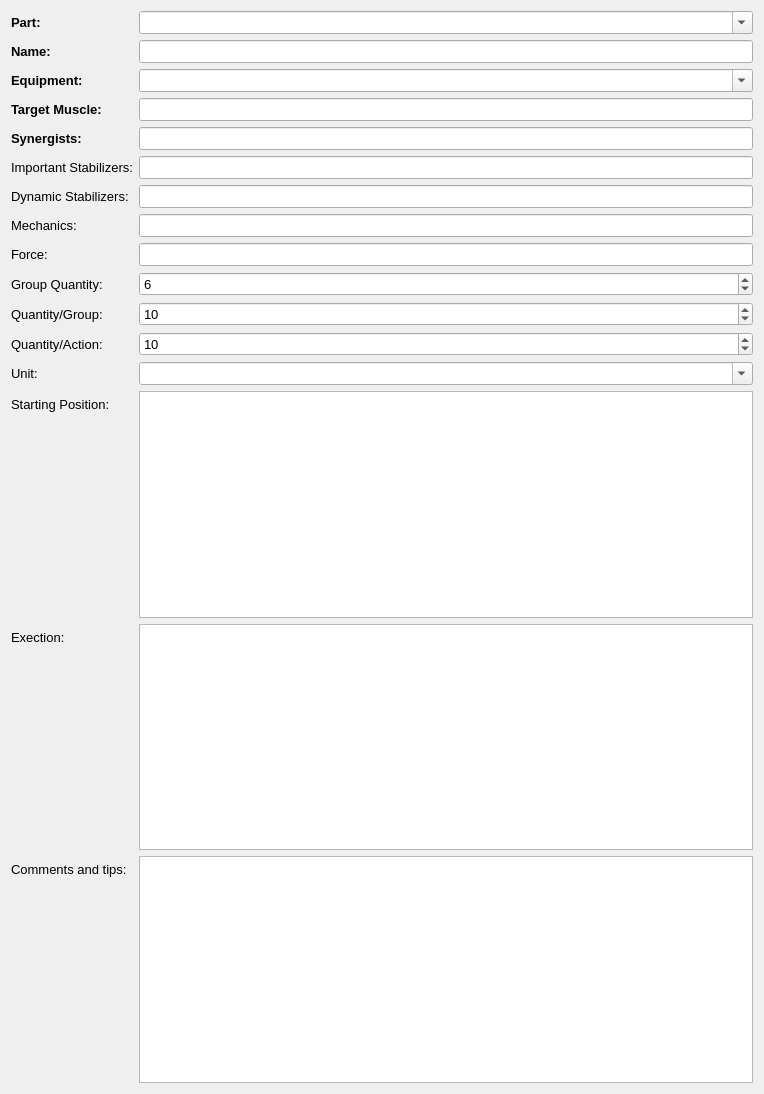
<?xml version="1.0" encoding="UTF-8"?>
<ui version="4.0">
 <class>ActionFormEnWidget</class>
 <widget class="QWidget" name="ActionFormEnWidget">
  <property name="geometry">
   <rect>
    <x>0</x>
    <y>0</y>
    <width>764</width>
    <height>1094</height>
   </rect>
  </property>
  <property name="font">
   <font>
    <family>Arial</family>
    <pointsize>10</pointsize>
   </font>
  </property>
  <property name="windowTitle">
   <string>Form</string>
  </property>
  <layout class="QGridLayout" name="gridLayout">
   <item row="0" column="0">
    <layout class="QFormLayout" name="formLayout">
     <item row="0" column="0">
      <widget class="QLabel" name="label">
       <property name="font">
        <font>
         <family>Arial</family>
         <pointsize>10</pointsize>
         <weight>75</weight>
         <bold>true</bold>
        </font>
       </property>
       <property name="text">
        <string>Part:</string>
       </property>
      </widget>
     </item>
     <item row="0" column="1">
      <widget class="QComboBox" name="bodyPartCmbBox">
       <property name="editable">
        <bool>true</bool>
       </property>
      </widget>
     </item>
     <item row="1" column="0">
      <widget class="QLabel" name="label_2">
       <property name="font">
        <font>
         <family>Arial</family>
         <pointsize>10</pointsize>
         <weight>75</weight>
         <bold>true</bold>
        </font>
       </property>
       <property name="text">
        <string>Name:</string>
       </property>
      </widget>
     </item>
     <item row="1" column="1">
      <widget class="QLineEdit" name="nameEdit"/>
     </item>
     <item row="2" column="0">
      <widget class="QLabel" name="label_5">
       <property name="font">
        <font>
         <family>Arial</family>
         <pointsize>10</pointsize>
         <weight>75</weight>
         <bold>true</bold>
        </font>
       </property>
       <property name="text">
        <string>Equipment:</string>
       </property>
      </widget>
     </item>
     <item row="2" column="1">
      <widget class="QComboBox" name="equipmentCmbBox">
       <property name="editable">
        <bool>true</bool>
       </property>
      </widget>
     </item>
     <item row="3" column="0">
      <widget class="QLabel" name="label_3">
       <property name="font">
        <font>
         <family>Arial</family>
         <pointsize>10</pointsize>
         <weight>75</weight>
         <bold>true</bold>
        </font>
       </property>
       <property name="text">
        <string>Target Muscle:</string>
       </property>
      </widget>
     </item>
     <item row="3" column="1">
      <widget class="QLineEdit" name="targetMusleEdit"/>
     </item>
     <item row="4" column="0">
      <widget class="QLabel" name="label_4">
       <property name="font">
        <font>
         <family>Arial</family>
         <pointsize>10</pointsize>
         <weight>75</weight>
         <bold>true</bold>
        </font>
       </property>
       <property name="text">
        <string>Synergists:</string>
       </property>
      </widget>
     </item>
     <item row="4" column="1">
      <widget class="QLineEdit" name="synergistsEdit"/>
     </item>
     <item row="5" column="0">
      <widget class="QLabel" name="label_6">
       <property name="text">
        <string>Important Stabilizers:</string>
       </property>
      </widget>
     </item>
     <item row="5" column="1">
      <widget class="QLineEdit" name="importantStabilizersEdit"/>
     </item>
     <item row="6" column="0">
      <widget class="QLabel" name="label_7">
       <property name="text">
        <string>Dynamic Stabilizers:</string>
       </property>
      </widget>
     </item>
     <item row="6" column="1">
      <widget class="QLineEdit" name="dynamicStabilizersEdit"/>
     </item>
     <item row="7" column="0">
      <widget class="QLabel" name="label_8">
       <property name="text">
        <string>Mechanics:</string>
       </property>
      </widget>
     </item>
     <item row="7" column="1">
      <widget class="QLineEdit" name="mechanicsEdit"/>
     </item>
     <item row="8" column="0">
      <widget class="QLabel" name="label_16">
       <property name="text">
        <string>Force:</string>
       </property>
      </widget>
     </item>
     <item row="8" column="1">
      <widget class="QLineEdit" name="forceEdit"/>
     </item>
     <item row="9" column="0">
      <widget class="QLabel" name="label_12">
       <property name="text">
        <string>Group Quantity:</string>
       </property>
      </widget>
     </item>
     <item row="9" column="1">
      <widget class="QSpinBox" name="groupQuantitySBox">
       <property name="maximum">
        <number>99</number>
       </property>
       <property name="value">
        <number>6</number>
       </property>
      </widget>
     </item>
     <item row="10" column="0">
      <widget class="QLabel" name="label_13">
       <property name="text">
        <string>Quantity/Group:</string>
       </property>
      </widget>
     </item>
     <item row="10" column="1">
      <widget class="QSpinBox" name="quantityPerGroupSBox">
       <property name="value">
        <number>10</number>
       </property>
      </widget>
     </item>
     <item row="11" column="0">
      <widget class="QLabel" name="label_14">
       <property name="text">
        <string>Quantity/Action:</string>
       </property>
      </widget>
     </item>
     <item row="11" column="1">
      <widget class="QSpinBox" name="quantityPerActionSBox">
       <property name="value">
        <number>10</number>
       </property>
      </widget>
     </item>
     <item row="12" column="0">
      <widget class="QLabel" name="label_15">
       <property name="text">
        <string>Unit:</string>
       </property>
      </widget>
     </item>
     <item row="12" column="1">
      <widget class="QComboBox" name="unitCmbBox">
       <property name="editable">
        <bool>true</bool>
       </property>
       <item>
        <property name="text">
         <string/>
        </property>
       </item>
       <item>
        <property name="text">
         <string>Kg</string>
        </property>
       </item>
       <item>
        <property name="text">
         <string>Lb</string>
        </property>
       </item>
       <item>
        <property name="text">
         <string>Meter</string>
        </property>
       </item>
      </widget>
     </item>
     <item row="13" column="0">
      <widget class="QLabel" name="label_9">
       <property name="text">
        <string>Starting Position:</string>
       </property>
      </widget>
     </item>
     <item row="13" column="1">
      <widget class="QPlainTextEdit" name="startPositionTextEdit"/>
     </item>
     <item row="14" column="0">
      <widget class="QLabel" name="label_10">
       <property name="text">
        <string>Exection:</string>
       </property>
      </widget>
     </item>
     <item row="14" column="1">
      <widget class="QPlainTextEdit" name="executionTextEdit"/>
     </item>
     <item row="15" column="0">
      <widget class="QLabel" name="label_11">
       <property name="text">
        <string>Comments and tips:</string>
       </property>
      </widget>
     </item>
     <item row="15" column="1">
      <widget class="QPlainTextEdit" name="commentsTextEdit"/>
     </item>
    </layout>
   </item>
  </layout>
 </widget>
 <resources/>
 <connections>
  <connection>
   <sender>bodyPartCmbBox</sender>
   <signal>currentIndexChanged(QString)</signal>
   <receiver>ActionFormEnWidget</receiver>
   <slot>selectBodyPart()</slot>
   <hints>
    <hint type="sourcelabel">
     <x>184</x>
     <y>23</y>
    </hint>
    <hint type="destinationlabel">
     <x>2</x>
     <y>63</y>
    </hint>
   </hints>
  </connection>
  <connection>
   <sender>equipmentCmbBox</sender>
   <signal>currentIndexChanged(QString)</signal>
   <receiver>ActionFormEnWidget</receiver>
   <slot>selectEquipment()</slot>
   <hints>
    <hint type="sourcelabel">
     <x>330</x>
     <y>78</y>
    </hint>
    <hint type="destinationlabel">
     <x>0</x>
     <y>139</y>
    </hint>
   </hints>
  </connection>
 </connections>
 <slots>
  <slot>selectEquipment()</slot>
  <slot>selectBodyPart()</slot>
 </slots>
</ui>
